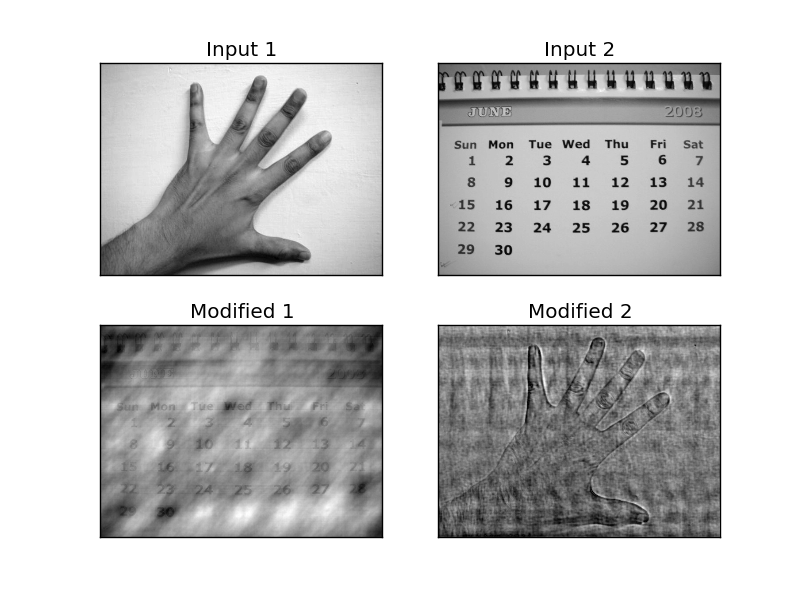

The script that drew this image:
from __future__ import division
from math import sqrt
import numpy as np
import cv2
from matplotlib import pyplot as plt

pi = np.pi
def DFT_matrix(N):

	i, j = np.meshgrid(np.arange(N), np.arange(N))
	A = (i*j) # Restrict to -0.2*pi to 0.2*pi
	omega = np.exp( - 2 * pi * 1j / N )
	W = np.power( omega, A ) 

	return W

def DFT(img):

	M,N = img.shape[:2]
	# result = np.empty(img.shape[:-1], dtype=complex)
	A = DFT_matrix(M)
	B = DFT_matrix(N)
	result = A.dot(img).dot(B) 
	return result

img1 = cv2.imread('../hand.JPG',0)
img2 = cv2.imread('../calender.JPG',0)
imgf1 = np.float32(img1)
imgf2 = np.float32(img2)

dft1 = cv2.dft(imgf1, flags = cv2.DFT_COMPLEX_OUTPUT)
dft2 = cv2.dft(imgf2, flags = cv2.DFT_COMPLEX_OUTPUT)

# dftc1 = dft1
# dftc1[:,:,0] = dftc.real
# dftc1[:,:,1] = dftc.imag
dftmag1, dftphase1 = cv2.cartToPolar(dft1[:,:,0], dft1[:,:,1])
dftmag2, dftphase2 = cv2.cartToPolar(dft2[:,:,0], dft2[:,:,1])

dft1[:,:,0], dft1[:,:,1] = cv2.polarToCart(dftmag1, dftphase2)
dft2[:,:,0], dft2[:,:,1] = cv2.polarToCart(dftmag2, dftphase1)

# print dft1.shape

# dft_shift1 = np.fft.fftshift(dft1)
# dft_shift2 = np.fft.fftshift(dft2)

# magnitude_spectrum = 20*np.log(cv2.magnitude(dft_shift[:,:,0],dft_shift[:,:,1]))
# phase_spectrum = (cv2.phase(dft_shift[:,:,0],dft_shift[:,:,1]))

			
# dft_shift = np.fft.fftshift(dft1)
# magnitude_spectrum1 = 20*np.log(cv2.magnitude(dft_shift[:,:,0],dft_shift[:,:,1]))
# phase_spectrum1 = (cv2.phase(dft_shift[:,:,0],dft_shift[:,:,1]))

# f_ishift = np.fft.ifftshift(dft_shift)

img_back1 = cv2.idft(dft1)
img_back1 = cv2.magnitude(img_back1[:,:,0],img_back1[:,:,1])
img_back2 = cv2.idft(dft2)
img_back2 = cv2.magnitude(img_back2[:,:,0],img_back2[:,:,1])


plt.subplot(221),plt.imshow(img1, cmap = 'gray')
plt.title('Input 1'), plt.xticks([]), plt.yticks([])
plt.subplot(222),plt.imshow(img2, cmap = 'gray')
plt.title('Input 2'), plt.xticks([]), plt.yticks([])
plt.subplot(223),plt.imshow(img_back1, cmap = 'gray')
plt.title('Modified 1'), plt.xticks([]), plt.yticks([])
plt.subplot(224),plt.imshow(img_back2, cmap = 'gray')
plt.title('Modified 2'), plt.xticks([]), plt.yticks([])
plt.show()
